Frame 1 (no input): blank canvas, image omitted
Frame 60 (the mouse pressed at the canvas centre just before this capture): blank canvas, image omitted
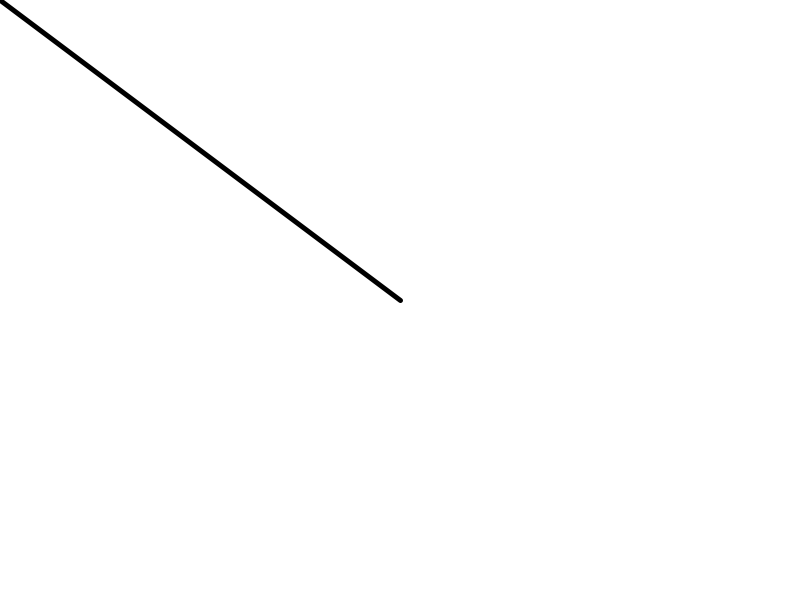
Frame 120 (the mouse held since frame 60 and released just before this capture)

The Processing sketch whose frames 1 and 60 were blank and that drew this single picture after the mouse press (run headless with seeded random() and noise(); from frame 60 on, the mouse is pressed at the canvas centre):

// Processing sketch: dist
// ── dist.pde
void setup(){
  size(800, 600);
}

void draw(){
  background (255);
  float d = dist(0,0, mouseX, mouseY);
  println(d);
  strokeWeight(d/100);
  line(0, 0, mouseX, mouseY);
}
